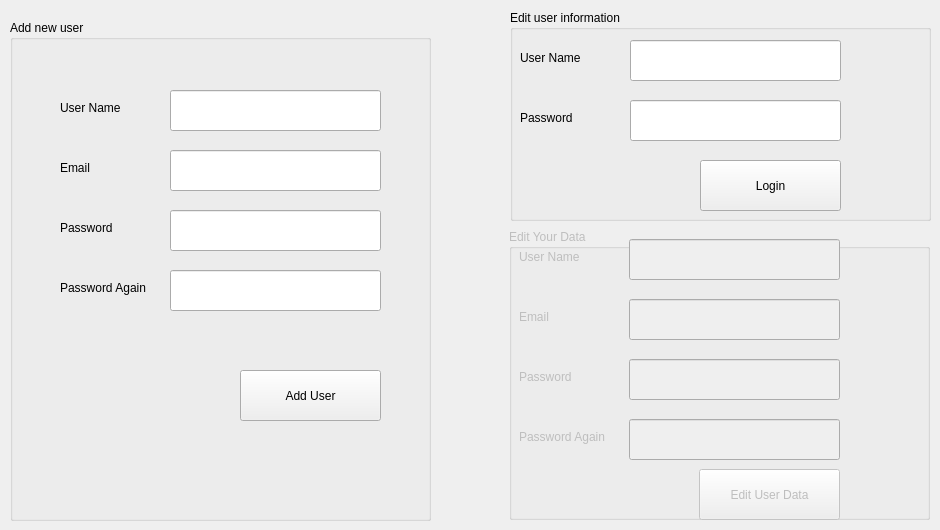
    <widget class="QWidget" name="tab_3">
     <attribute name="title">
      <string>Page</string>
     </attribute>
     <widget class="QGroupBox" name="groupBox">
      <property name="geometry">
       <rect>
        <x>10</x>
        <y>20</y>
        <width>421</width>
        <height>501</height>
       </rect>
      </property>
      <property name="title">
       <string>Add new user</string>
      </property>
      <widget class="QLabel" name="label_16">
       <property name="geometry">
        <rect>
         <x>50</x>
         <y>80</y>
         <width>91</width>
         <height>16</height>
        </rect>
       </property>
       <property name="text">
        <string>User Name</string>
       </property>
      </widget>
      <widget class="QLabel" name="label_18">
       <property name="geometry">
        <rect>
         <x>50</x>
         <y>200</y>
         <width>91</width>
         <height>16</height>
        </rect>
       </property>
       <property name="text">
        <string>Password</string>
       </property>
      </widget>
      <widget class="QLabel" name="label_19">
       <property name="geometry">
        <rect>
         <x>50</x>
         <y>260</y>
         <width>91</width>
         <height>16</height>
        </rect>
       </property>
       <property name="text">
        <string>Password Again</string>
       </property>
      </widget>
      <widget class="QLabel" name="label_20">
       <property name="geometry">
        <rect>
         <x>50</x>
         <y>140</y>
         <width>91</width>
         <height>16</height>
        </rect>
       </property>
       <property name="text">
        <string>Email</string>
       </property>
      </widget>
      <widget class="QLineEdit" name="lineEdit_9">
       <property name="geometry">
        <rect>
         <x>160</x>
         <y>70</y>
         <width>211</width>
         <height>41</height>
        </rect>
       </property>
      </widget>
      <widget class="QLineEdit" name="lineEdit_10">
       <property name="geometry">
        <rect>
         <x>160</x>
         <y>130</y>
         <width>211</width>
         <height>41</height>
        </rect>
       </property>
      </widget>
      <widget class="QLineEdit" name="lineEdit_11">
       <property name="geometry">
        <rect>
         <x>160</x>
         <y>250</y>
         <width>211</width>
         <height>41</height>
        </rect>
       </property>
       <property name="echoMode">
        <enum>QLineEdit::Password</enum>
       </property>
      </widget>
      <widget class="QLineEdit" name="lineEdit_12">
       <property name="geometry">
        <rect>
         <x>160</x>
         <y>190</y>
         <width>211</width>
         <height>41</height>
        </rect>
       </property>
       <property name="echoMode">
        <enum>QLineEdit::Password</enum>
       </property>
      </widget>
      <widget class="QPushButton" name="pushButton_11">
       <property name="geometry">
        <rect>
         <x>230</x>
         <y>350</y>
         <width>141</width>
         <height>51</height>
        </rect>
       </property>
       <property name="text">
        <string>Add User</string>
       </property>
      </widget>
      <widget class="QLabel" name="label_17">
       <property name="geometry">
        <rect>
         <x>110</x>
         <y>310</y>
         <width>261</width>
         <height>21</height>
        </rect>
       </property>
       <property name="text">
        <string/>
       </property>
      </widget>
     </widget>
     <widget class="QGroupBox" name="groupBox_2">
      <property name="geometry">
       <rect>
        <x>510</x>
        <y>10</y>
        <width>421</width>
        <height>211</height>
       </rect>
      </property>
      <property name="title">
       <string>Edit user information</string>
      </property>
      <widget class="QLineEdit" name="lineEdit_13">
       <property name="geometry">
        <rect>
         <x>120</x>
         <y>90</y>
         <width>211</width>
         <height>41</height>
        </rect>
       </property>
       <property name="echoMode">
        <enum>QLineEdit::Password</enum>
       </property>
      </widget>
      <widget class="QLabel" name="label_21">
       <property name="geometry">
        <rect>
         <x>10</x>
         <y>100</y>
         <width>91</width>
         <height>16</height>
        </rect>
       </property>
       <property name="text">
        <string>Password</string>
       </property>
      </widget>
      <widget class="QPushButton" name="pushButton_12">
       <property name="geometry">
        <rect>
         <x>190</x>
         <y>150</y>
         <width>141</width>
         <height>51</height>
        </rect>
       </property>
       <property name="text">
        <string>Login</string>
       </property>
      </widget>
      <widget class="QLabel" name="label_22">
       <property name="geometry">
        <rect>
         <x>10</x>
         <y>40</y>
         <width>91</width>
         <height>16</height>
        </rect>
       </property>
       <property name="text">
        <string>User Name</string>
       </property>
      </widget>
      <widget class="QLineEdit" name="lineEdit_14">
       <property name="geometry">
        <rect>
         <x>120</x>
         <y>30</y>
         <width>211</width>
         <height>41</height>
        </rect>
       </property>
      </widget>
     </widget>
     <widget class="QGroupBox" name="groupBox_4">
      <property name="enabled">
       <bool>false</bool>
      </property>
      <property name="geometry">
       <rect>
        <x>509</x>
        <y>229</y>
        <width>421</width>
        <height>291</height>
       </rect>
      </property>
      <property name="title">
       <string>Edit Your Data</string>
      </property>
      <widget class="QLabel" name="label_24">
       <property name="geometry">
        <rect>
         <x>10</x>
         <y>20</y>
         <width>91</width>
         <height>16</height>
        </rect>
       </property>
       <property name="text">
        <string>User Name</string>
       </property>
      </widget>
      <widget class="QPushButton" name="pushButton_13">
       <property name="geometry">
        <rect>
         <x>190</x>
         <y>240</y>
         <width>141</width>
         <height>51</height>
        </rect>
       </property>
       <property name="text">
        <string>Edit User Data</string>
       </property>
      </widget>
      <widget class="QLabel" name="label_28">
       <property name="geometry">
        <rect>
         <x>10</x>
         <y>200</y>
         <width>91</width>
         <height>16</height>
        </rect>
       </property>
       <property name="text">
        <string>Password Again</string>
       </property>
      </widget>
      <widget class="QLabel" name="label_23">
       <property name="geometry">
        <rect>
         <x>10</x>
         <y>140</y>
         <width>91</width>
         <height>16</height>
        </rect>
       </property>
       <property name="text">
        <string>Password</string>
       </property>
      </widget>
      <widget class="QLineEdit" name="lineEdit_17">
       <property name="geometry">
        <rect>
         <x>120</x>
         <y>10</y>
         <width>211</width>
         <height>41</height>
        </rect>
       </property>
      </widget>
      <widget class="QLineEdit" name="lineEdit_16">
       <property name="geometry">
        <rect>
         <x>120</x>
         <y>190</y>
         <width>211</width>
         <height>41</height>
        </rect>
       </property>
       <property name="echoMode">
        <enum>QLineEdit::Password</enum>
       </property>
      </widget>
      <widget class="QLineEdit" name="lineEdit_15">
       <property name="geometry">
        <rect>
         <x>120</x>
         <y>130</y>
         <width>211</width>
         <height>41</height>
        </rect>
       </property>
       <property name="echoMode">
        <enum>QLineEdit::Password</enum>
       </property>
      </widget>
      <widget class="QLabel" name="label_27">
       <property name="geometry">
        <rect>
         <x>10</x>
         <y>80</y>
         <width>91</width>
         <height>16</height>
        </rect>
       </property>
       <property name="text">
        <string>Email</string>
       </property>
      </widget>
      <widget class="QLineEdit" name="lineEdit_20">
       <property name="geometry">
        <rect>
         <x>120</x>
         <y>70</y>
         <width>211</width>
         <height>41</height>
        </rect>
       </property>
      </widget>
     </widget>
    </widget>
